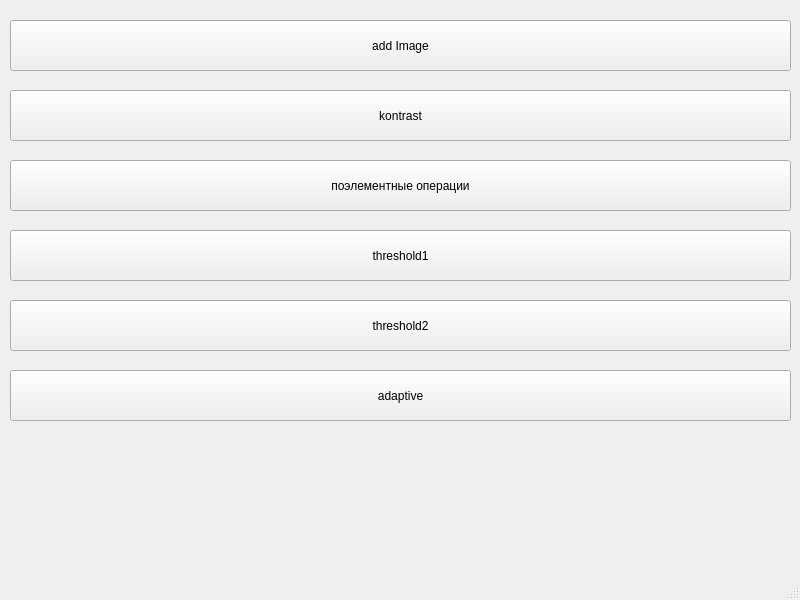
<?xml version="1.0" encoding="UTF-8"?>
<ui version="4.0">
 <class>MainWindow</class>
 <widget class="QMainWindow" name="MainWindow">
  <property name="geometry">
   <rect>
    <x>0</x>
    <y>0</y>
    <width>800</width>
    <height>600</height>
   </rect>
  </property>
  <property name="windowTitle">
   <string>MainWindow</string>
  </property>
  <widget class="QWidget" name="centralwidget">
   <widget class="QPushButton" name="menuBt">
    <property name="geometry">
     <rect>
      <x>10</x>
      <y>20</y>
      <width>781</width>
      <height>51</height>
     </rect>
    </property>
    <property name="text">
     <string>add Image</string>
    </property>
   </widget>
   <widget class="QPushButton" name="pushButton">
    <property name="geometry">
     <rect>
      <x>10</x>
      <y>90</y>
      <width>781</width>
      <height>51</height>
     </rect>
    </property>
    <property name="text">
     <string>kontrast</string>
    </property>
   </widget>
   <widget class="QPushButton" name="elementBt">
    <property name="geometry">
     <rect>
      <x>10</x>
      <y>160</y>
      <width>781</width>
      <height>51</height>
     </rect>
    </property>
    <property name="text">
     <string>поэлементные операции</string>
    </property>
   </widget>
   <widget class="QPushButton" name="threshold1">
    <property name="geometry">
     <rect>
      <x>10</x>
      <y>230</y>
      <width>781</width>
      <height>51</height>
     </rect>
    </property>
    <property name="text">
     <string>threshold1</string>
    </property>
   </widget>
   <widget class="QPushButton" name="threshold2">
    <property name="geometry">
     <rect>
      <x>10</x>
      <y>300</y>
      <width>781</width>
      <height>51</height>
     </rect>
    </property>
    <property name="text">
     <string>threshold2</string>
    </property>
   </widget>
   <widget class="QPushButton" name="adaptive">
    <property name="geometry">
     <rect>
      <x>10</x>
      <y>370</y>
      <width>781</width>
      <height>51</height>
     </rect>
    </property>
    <property name="text">
     <string>adaptive</string>
    </property>
   </widget>
  </widget>
  <widget class="QMenuBar" name="menubar">
   <property name="geometry">
    <rect>
     <x>0</x>
     <y>0</y>
     <width>800</width>
     <height>22</height>
    </rect>
   </property>
  </widget>
  <widget class="QStatusBar" name="statusbar"/>
 </widget>
 <resources/>
 <connections/>
</ui>
